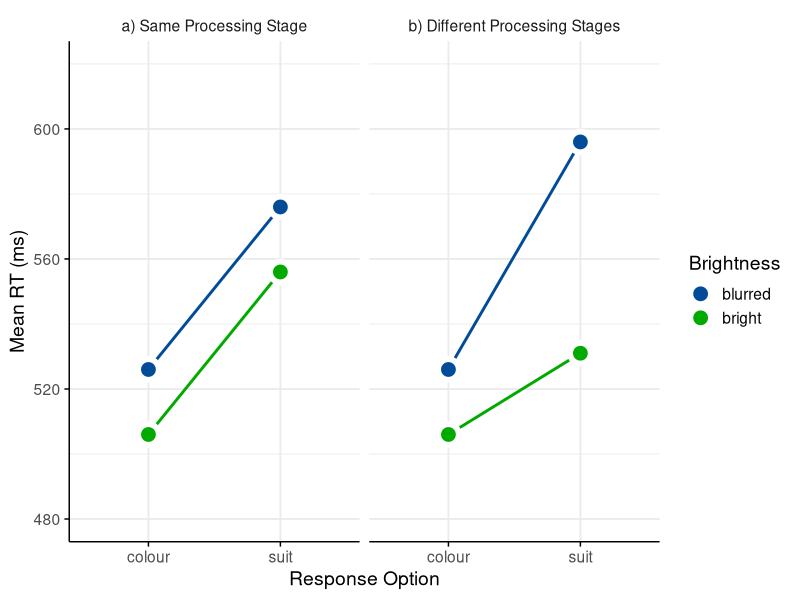
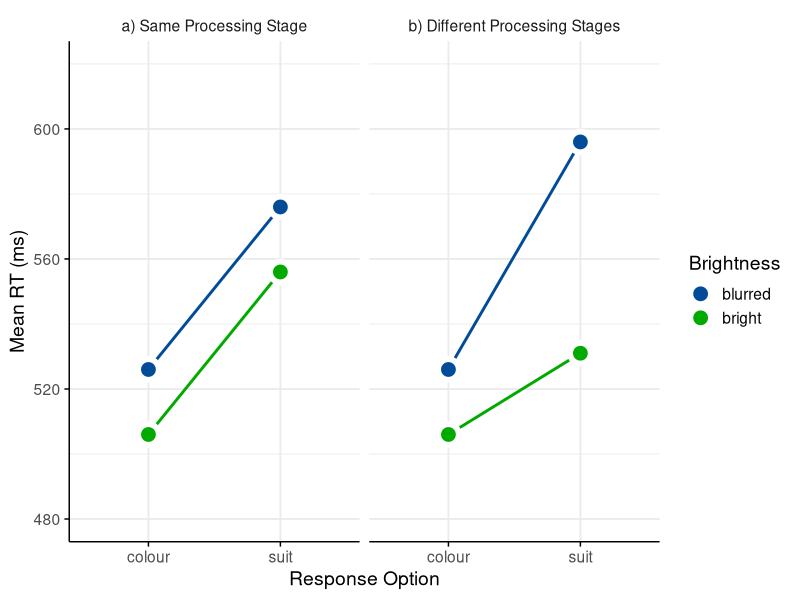

Source code (R) for these figures, in order:
library(tidyverse)
library(ggplot2)

# make date
br_effect = 20
ro_effect = 50
m = 506
df = tibble(ro= factor(c("colour", "suit")),
            bright=c(m, m+ro_effect),
            blurred=c(m+br_effect, m+br_effect+ro_effect))

data = df %>% pivot_longer(cols = c("bright", "blurred"),
                    names_to = "Brightness") %>%
        mutate(cond="a) Same Processing Stage")

# add interaction
tmp = data %>%
  mutate(value = value + c(0,0, -25, 20),
         cond="b) Different Processing Stages")
data = rbind(data, tmp) %>% mutate(
  Brightness =factor(Brightness)
)

# plot
plt = ggplot(data=data,
       aes(x=ro, y=value, group=Brightness))  +
  geom_line(size=1, aes(colour=Brightness)) +
  geom_point(color='white', stroke=3, shape=21, size=5, aes(fill=Brightness)) +
  scale_fill_manual(values=c("#004C99", "#02AA00")) +
  scale_color_manual(values=c("#004C99", "#02AA00")) +
  ylab("Mean RT (ms)") +
  xlab("Response Option") +
  ylim(480, 620) +
  facet_wrap(.~cond) +
  theme_minimal(base_size=14) +
  theme(axis.line = element_line(size=0.5),
        axis.ticks = element_line(size=0.5))

print(plt)

ggsave("Posner.png", plt, device="png", width=10, height = 4)
